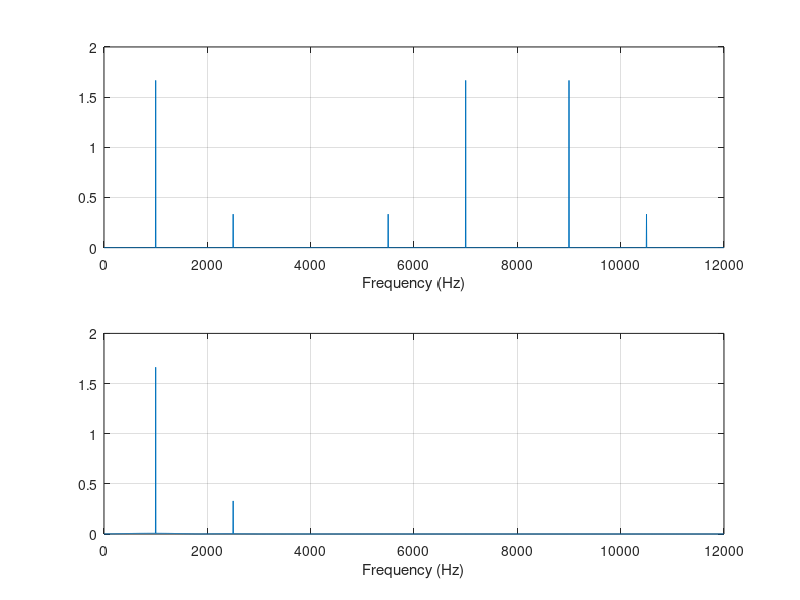

Here is the MATLAB script that generated this plot:
% Program 12.2
close all; clear all
%Up sampling filter  (see Chapter 7 for FIR filter design)
B =[ -0.00012783931504   0.00069976044649   0.00123831516738   0.00100277549136...
  -0.00025059018468  -0.00203448515158  -0.00300830295487  -0.00174101657599...
   0.00188598835011   0.00578414933758   0.00649330625041   0.00177982369523...
  -0.00670672686935  -0.01319379342716  -0.01116855281442   0.00123034314117...
   0.01775600060894   0.02614700427364   0.01594155162392  -0.01235169936557...
  -0.04334322148505  -0.05244745563466  -0.01951094855292   0.05718573279009...
   0.15568416401644   0.23851539047347   0.27083333333333   0.23851539047347...
   0.15568416401644   0.05718573279009  -0.01951094855292  -0.05244745563466...
  -0.04334322148505  -0.01235169936557   0.01594155162392   0.02614700427364...
   0.01775600060894   0.00123034314117  -0.01116855281442  -0.01319379342716...
  -0.00670672686935   0.00177982369523   0.00649330625041   0.00578414933758...
   0.00188598835011  -0.00174101657599  -0.00300830295487  -0.00203448515158...
  -0.00025059018468   0.00100277549136   0.00123831516738   0.00069976044649...
  -0.00012783931504];
% Generate 2048 samples with fs=8000 Hz
fs=8000;                                       % sampling rate 
N=2048;                                       % number of samples
L = 3;                                            % up sampling factor 
n=0:1:N-1;
x=5*sin(n*pi/4)+cos(5*n*pi/8);
% up sampling by a factor of L
w=zeros(1,L*N);
for n=0:1:N-1
  w(L*n+1)=x(n+1);                 
end
NL = length(w);                    % length of the up sampled  data
W=2*abs(fft(w,NL))/NL;W(1)=W(1)/2; %compute one-sided amplitude spectrum
f=[0:1:NL/2-1]*fs*L/NL;  % map the frequency index to the frequency (Hz)
%interpolation
y=filter(B,1,w);        % apply interpolation filter
Y=2*abs(fft(y,NL))/NL;Y(1)=Y(1)/2; %compute one-sided amplitude spectrum
fsL=[0:1:NL/2-1]*fs*L/NL; % map the frequency index to the frequency (Hz)
subplot(2,1,1);plot(f,W(1:1:NL/2));grid; xlabel('Frequency (Hz)'); 
subplot(2,1,2);plot(fsL,Y(1:1:NL/2));grid; xlabel('Frequency (Hz)');
